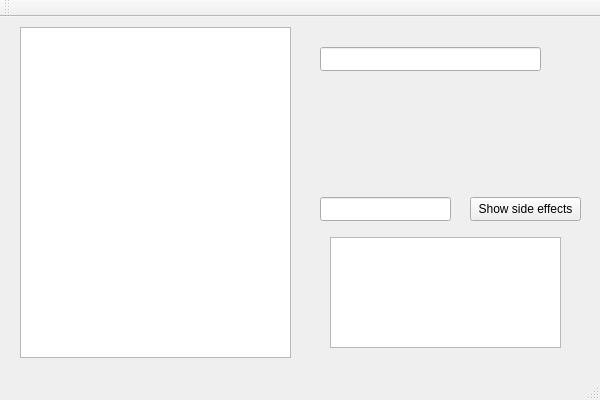
<?xml version="1.0" encoding="UTF-8"?>
<ui version="4.0">
 <class>test3Class</class>
 <widget class="QMainWindow" name="test3Class">
  <property name="geometry">
   <rect>
    <x>0</x>
    <y>0</y>
    <width>600</width>
    <height>400</height>
   </rect>
  </property>
  <property name="windowTitle">
   <string>test3</string>
  </property>
  <widget class="QWidget" name="centralWidget">
   <widget class="QListView" name="medList">
    <property name="geometry">
     <rect>
      <x>20</x>
      <y>10</y>
      <width>271</width>
      <height>331</height>
     </rect>
    </property>
   </widget>
   <widget class="QLineEdit" name="searchBar">
    <property name="geometry">
     <rect>
      <x>320</x>
      <y>30</y>
      <width>221</width>
      <height>24</height>
     </rect>
    </property>
   </widget>
   <widget class="QListWidget" name="seList">
    <property name="geometry">
     <rect>
      <x>330</x>
      <y>220</y>
      <width>231</width>
      <height>111</height>
     </rect>
    </property>
   </widget>
   <widget class="QLineEdit" name="medEdit">
    <property name="geometry">
     <rect>
      <x>320</x>
      <y>180</y>
      <width>131</width>
      <height>24</height>
     </rect>
    </property>
   </widget>
   <widget class="QPushButton" name="seButton">
    <property name="geometry">
     <rect>
      <x>470</x>
      <y>180</y>
      <width>111</width>
      <height>24</height>
     </rect>
    </property>
    <property name="text">
     <string>Show side effects</string>
    </property>
   </widget>
  </widget>
  <widget class="QMenuBar" name="menuBar">
   <property name="geometry">
    <rect>
     <x>0</x>
     <y>0</y>
     <width>600</width>
     <height>21</height>
    </rect>
   </property>
  </widget>
  <widget class="QToolBar" name="mainToolBar">
   <attribute name="toolBarArea">
    <enum>TopToolBarArea</enum>
   </attribute>
   <attribute name="toolBarBreak">
    <bool>false</bool>
   </attribute>
  </widget>
  <widget class="QStatusBar" name="statusBar"/>
 </widget>
 <layoutdefault spacing="6" margin="11"/>
 <resources>
  <include location="test3.qrc"/>
 </resources>
 <connections/>
</ui>
